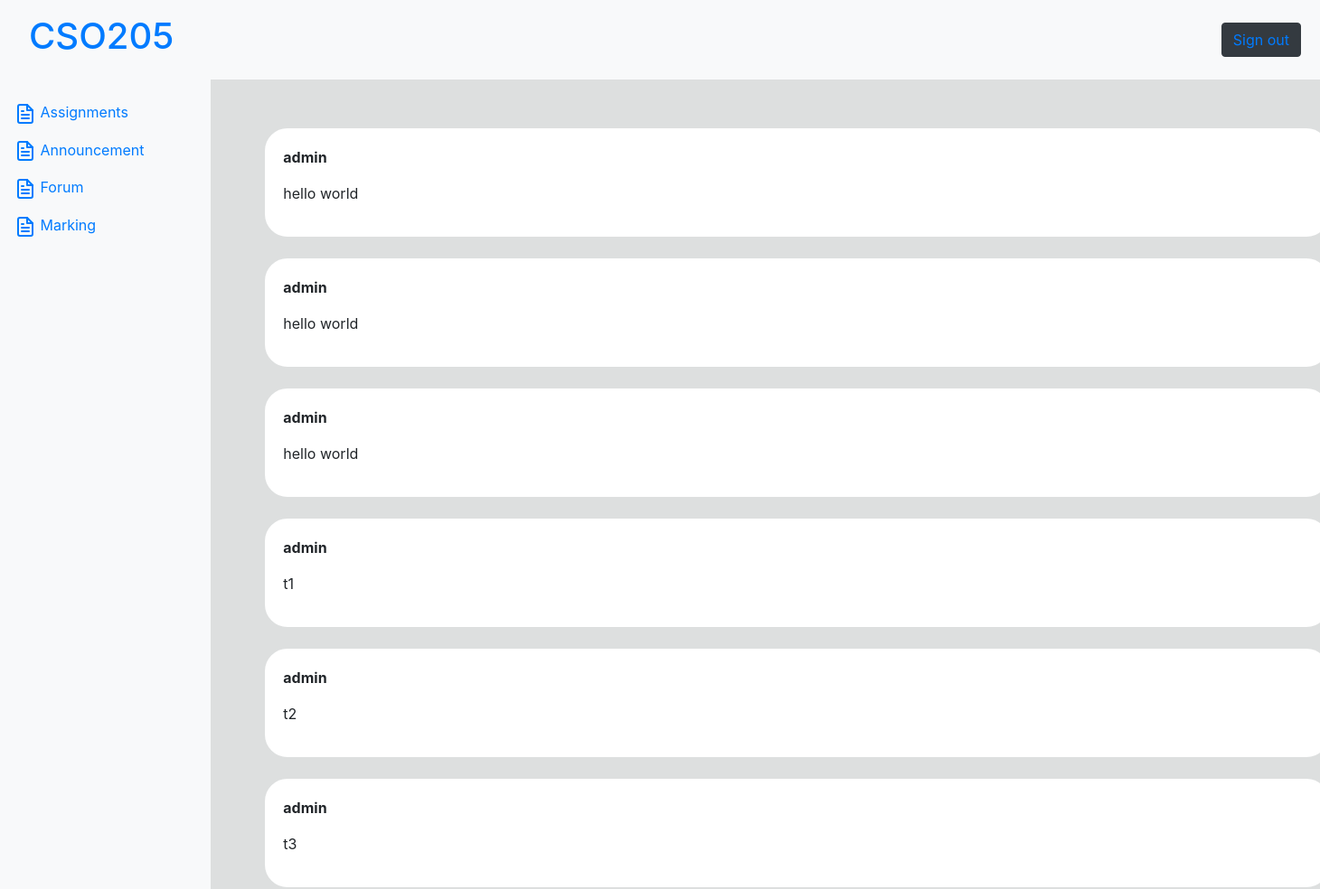
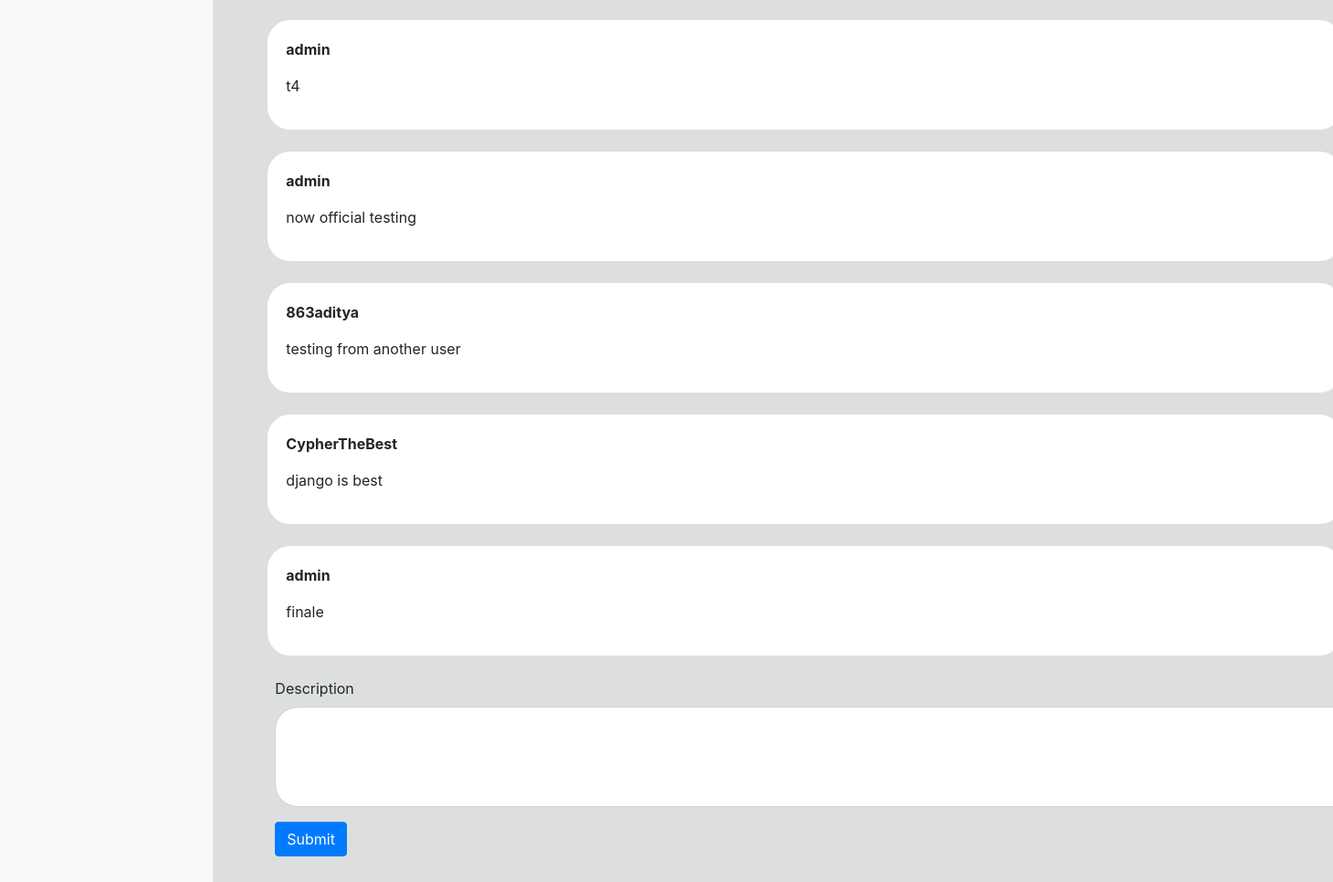
Screenshot of /f/ (signed in) with the database file from the repository (2 pictures, top to bottom).
### forum/models.py (models this page shows, shortened)
class fmsg(models.Model):
    posted_by=models.TextField()
    content=models.TextField()

### forum/views.py (the view)
# urls.py: path('',views.pg),
def pg(request):
    if request.user.is_authenticated:
        if request.method=='POST':
            a1=request.user.username
            a2=request.POST.get('description')
            a2=fmsg(posted_by=a1,content=a2)
            a2.save()
        q1=fmsg.objects.all()
        d1=dict()
        for x in range(len(q1)):
                d1[x+1]={'posted': q1[x].posted_by,'content':q1[x].content}
        a1=students.objects.filter(username=str(request.user.username))
        if len(a1)==0:
            return render(request,'forum.html',{'d1':d1})
        else:
            return render(request,'student_forum.html',{'d1':d1})
    return redirect('/p/')

### templates/forum.html (shortened to what this page needs)
{% extends 'base.html' %}
{% block body %}
<div style="padding-top:30px; padding-bottom:40px; background-color: rgb(221, 223, 223);width: 83%;height:100%">
    <div>
        {% for x,y in d1.items %}
        <div class="my-4"
            style="max-width:1200px;margin-left: 60px; display: block;border: 20px solid white; background-color:white;border-radius: 25px;">
            <p> <b> {{y.posted}} </b></p>
            <p>{{y.content}} </p>
        </div>
        {% endfor %}
    </div>
    <div style="margin-left: 60px; margin-bottom: 400px;width:1200px;">
        <form action=" /f/" method="post">
            <div class="form-group mx-2 my-2">
                <label for="description">Description</label>
                <textarea class="form-control" id="description" name="description" rows="4"
                    style="border-radius: 25px;"></textarea>
            </div>
            <button class="btn btn-primary my-2 mx-2" type="submit">Submit</button>
        </form>
    </div>
</div>
{% endblock body %}

### rows the page displays
fmsg: posted "admin", content "hello world"
fmsg: posted "admin", content "hello world"
fmsg: posted "admin", content "hello world"
fmsg: posted "admin", content "t1"
fmsg: posted "admin", content "t2"
fmsg: posted "admin", content "t3"
fmsg: posted "admin", content "t4"
fmsg: posted "admin", content "now official testing"
fmsg: posted "863aditya", content "testing from another user"
fmsg: posted "CypherTheBest", content "django is best"
fmsg: posted "admin", content "finale"
